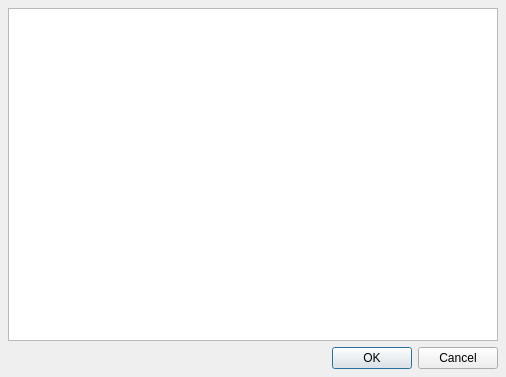
<?xml version="1.0" encoding="UTF-8"?>
<ui version="4.0">
 <class>Wymiary_form</class>
 <widget class="QDialog" name="Wymiary_form">
  <property name="geometry">
   <rect>
    <x>0</x>
    <y>0</y>
    <width>506</width>
    <height>377</height>
   </rect>
  </property>
  <property name="windowTitle">
   <string>Dialog</string>
  </property>
  <layout class="QGridLayout" name="gridLayout">
   <property name="leftMargin">
    <number>8</number>
   </property>
   <property name="topMargin">
    <number>8</number>
   </property>
   <property name="rightMargin">
    <number>8</number>
   </property>
   <property name="bottomMargin">
    <number>8</number>
   </property>
   <property name="horizontalSpacing">
    <number>4</number>
   </property>
   <item row="1" column="0" alignment="Qt::AlignRight|Qt::AlignBottom">
    <widget class="QDialogButtonBox" name="buttonBox">
     <property name="orientation">
      <enum>Qt::Horizontal</enum>
     </property>
     <property name="standardButtons">
      <set>QDialogButtonBox::Cancel|QDialogButtonBox::Ok</set>
     </property>
    </widget>
   </item>
   <item row="0" column="0">
    <widget class="QTableView" name="tableView"/>
   </item>
  </layout>
 </widget>
 <resources/>
 <connections>
  <connection>
   <sender>buttonBox</sender>
   <signal>accepted()</signal>
   <receiver>Wymiary_form</receiver>
   <slot>accept()</slot>
   <hints>
    <hint type="sourcelabel">
     <x>248</x>
     <y>254</y>
    </hint>
    <hint type="destinationlabel">
     <x>157</x>
     <y>274</y>
    </hint>
   </hints>
  </connection>
  <connection>
   <sender>buttonBox</sender>
   <signal>rejected()</signal>
   <receiver>Wymiary_form</receiver>
   <slot>reject()</slot>
   <hints>
    <hint type="sourcelabel">
     <x>316</x>
     <y>260</y>
    </hint>
    <hint type="destinationlabel">
     <x>286</x>
     <y>274</y>
    </hint>
   </hints>
  </connection>
 </connections>
</ui>
